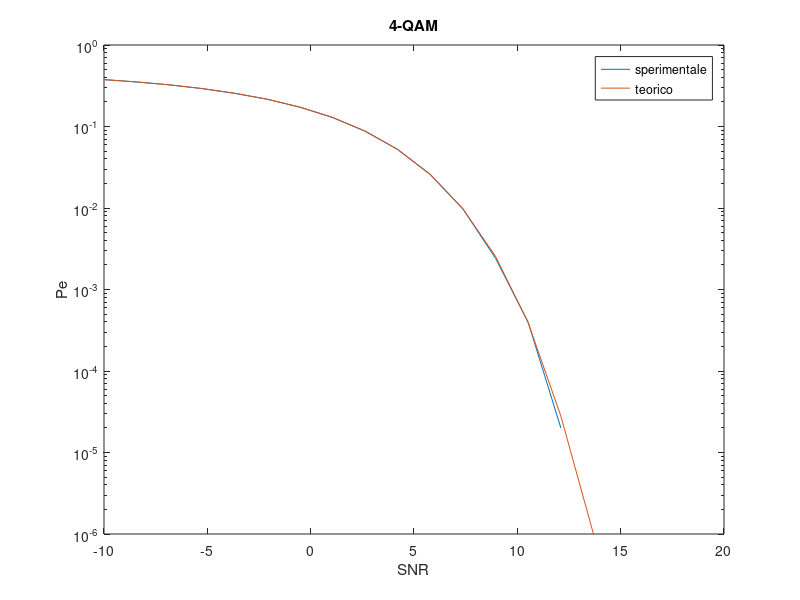
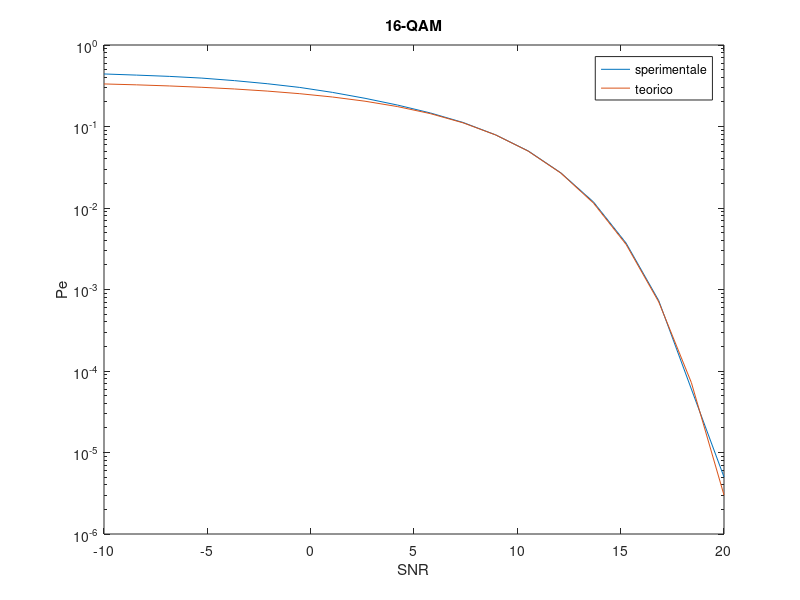
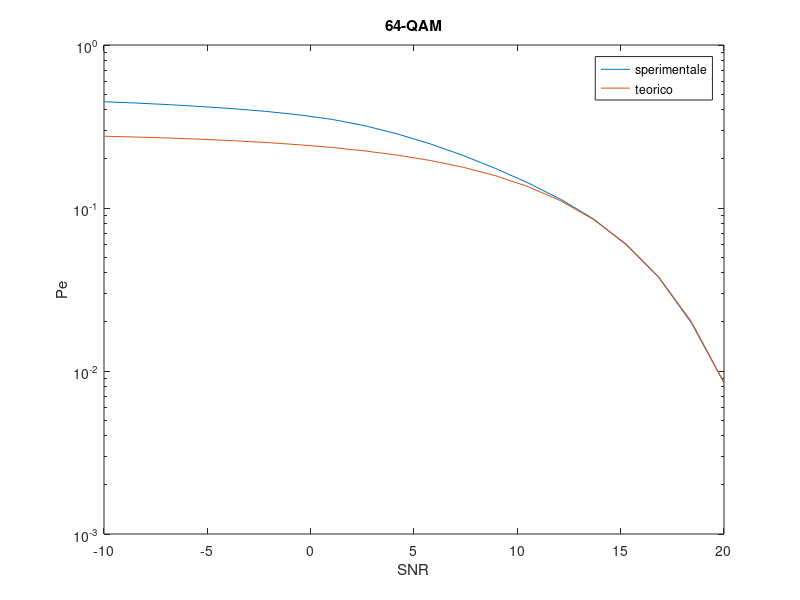

These charts were generated, in order, by the following MATLAB code:
sn = [-10.000000, -8.421053, -6.842105, -5.263158, -3.684211, -2.105263, -0.526316, 1.052632, 2.631579, 4.210526, 5.789474, 7.368421, 8.947368, 10.526316, 12.105263, 13.684211, 15.263158, 16.842105, 18.421053, 20.000000, ];
Ps0 = [0.376210, 0.351965, 0.324680, 0.291790, 0.255170, 0.216040, 0.172650, 0.129265, 0.087610, 0.052315, 0.025745, 0.009740, 0.002415, 0.000395, 0.000020, 0.000000, 0.000000, 0.000000, 0.000000, 0.000000, ];
Pt0 = [0.375915, 0.352244, 0.324599, 0.292684, 0.256453, 0.216297, 0.173300, 0.129483, 0.087888, 0.052212, 0.025738, 0.009753, 0.002544, 0.000390, 0.000028, 0.000001, 0.000000, 0.000000, 0.000000, 0.000000, ];
Ps1 = [0.441220, 0.427202, 0.412150, 0.392462, 0.365438, 0.335045, 0.301553, 0.262230, 0.221807, 0.183115, 0.146665, 0.112183, 0.078982, 0.050158, 0.026985, 0.011848, 0.003705, 0.000730, 0.000060, 0.000005, ];
Pt1 = [0.332826, 0.324493, 0.314550, 0.302717, 0.288680, 0.272108, 0.252680, 0.230129, 0.204325, 0.175399, 0.143920, 0.111084, 0.078854, 0.049858, 0.026824, 0.011501, 0.003576, 0.000704, 0.000072, 0.000003, ];
Ps2 = [0.448645, 0.440488, 0.430483, 0.418932, 0.406393, 0.390775, 0.372400, 0.349358, 0.319518, 0.284478, 0.247310, 0.210292, 0.174702, 0.142442, 0.112923, 0.085707, 0.059565, 0.037500, 0.019747, 0.008472, ];
Pt2 = [0.275620, 0.272428, 0.268605, 0.264027, 0.258551, 0.252008, 0.244204, 0.234916, 0.223900, 0.210900, 0.195666, 0.177994, 0.157791, 0.135174, 0.110606, 0.085048, 0.060059, 0.037700, 0.020079, 0.008486, ];
figure;
 semilogy(sn, Ps0);
hold on;
semilogy(sn,Pt0);
hold off;
title('4-QAM');legend('sperimentale','teorico');xlabel('SNR');ylabel('Pe');
print(gcf, '4QAM', '-dpng', '-r300');
figure;
 semilogy(sn, Ps1);
hold on;
semilogy(sn,Pt1);
hold off;
title('16-QAM');legend('sperimentale','teorico');xlabel('SNR');ylabel('Pe');
print(gcf, '16QAM', '-dpng', '-r300');
figure;
 semilogy(sn, Ps2);
hold on;
semilogy(sn,Pt2);
hold off;
title('64-QAM');legend('sperimentale','teorico');xlabel('SNR');ylabel('Pe');
print(gcf, '64QAM', '-dpng', '-r300');